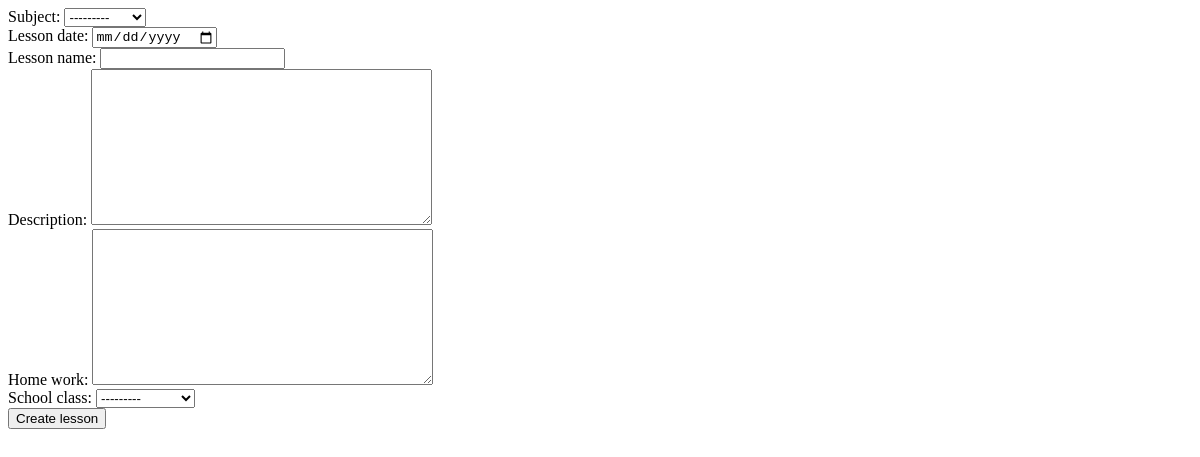
Page /teacher/lessons (signed in) on the earlier database version.
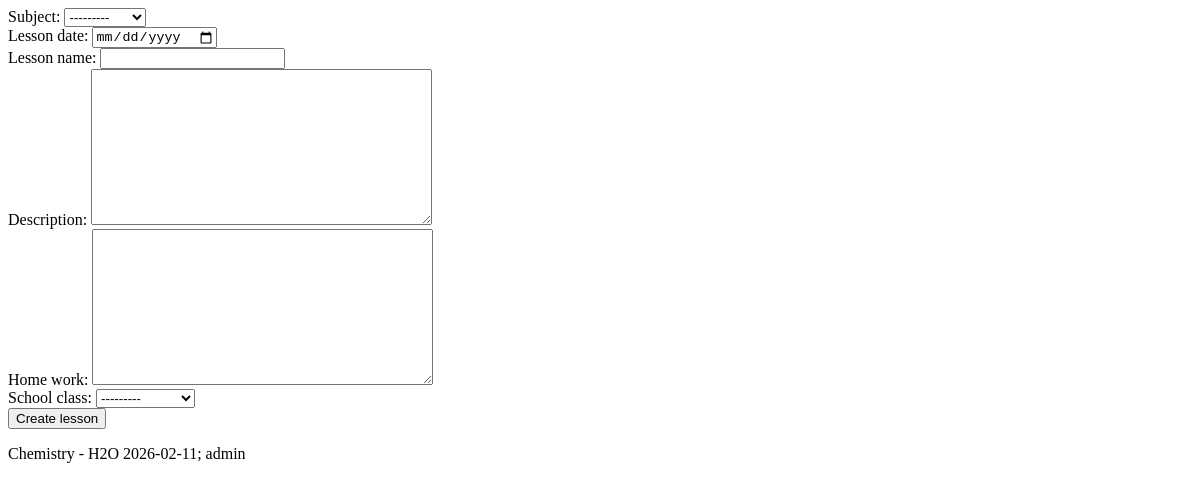
Same page on the later database version.
### common/models.py (models this page shows, shortened)
class Lesson(models.Model):
    subject = models.ForeignKey('Subject', on_delete=models.CASCADE)
    teacher = models.ForeignKey('auth.User', on_delete=models.CASCADE)
    lesson_date = models.DateField()
    lesson_name = models.CharField(max_length=20)
    description = models.TextField()
    home_work = models.TextField()
    school_class = models.ForeignKey('SchoolClass', on_delete=models.CASCADE)
    def __str__(self):
        return f"{self.subject} - {self.lesson_name}  {self.lesson_date}; {self.teacher}"

class Subject(models.Model):
    name = models.CharField(max_length=200)
    def __str__(self):
        return self.name

### teacher/views.py (the view)
# urls.py: path('lessons', views.teacher_lessons, name='teacher_lessons'),
def teacher_lessons(request):
    if request.method == 'POST':
        create_lesson_form = LessonForm(request.POST)
        create_lesson_form.is_valid()
        lesson = Lesson(teacher=request.user, **create_lesson_form.cleaned_data)
        lesson.save()
    create_lesson_form = LessonForm()
    teacher_lessons_data = Lesson.objects.filter(teacher=request.user).all()
    return render(request, 'teacher_lessons.html', context={"form":create_lesson_form, "teacher_lessons": teacher_lessons_data})

### common/Forms.py
class LessonForm(ModelForm):
    class Meta:
        model = Lesson
        exclude = ['teacher']
        widgets = {
            'lesson_date': DateInput_custom(attrs={'class': 'form-control'}),
        }

### common/models.py (called while the page is built)
    def __str__(self):
        return f"{self.letter} class {self.start_year}"

### templates/teacher_lessons.html (shortened to what this page needs)
<html>
<form action="/teacher/lessons" method="post">
    {{ form }}
    <input type="submit" value="Create lesson">
</form>
{% for one_lesson in teacher_lessons %}
    {{ one_lesson }}
{% endfor %}
</html>

Differences in the rows shown:
added Lesson: subject+lesson_name+lesson_date "Chemistry - H2O 2026-02-11; admin"
